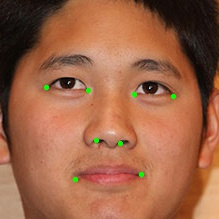
#> input picture sample.jpg, 219 x 219 px, given in place of the camera
$ python Face_Recognizer_Register.py
#> lines starting #> are read from the running program, lines starting #| are printed output that depends on the picture; after the words box and inside, x2 and y2 are one past the last pixel; in counts of white or black regions, pixels touching at a corner belong together; long printed decimals are rounded
import cv2
import numpy as np
import csv

#face Cascade
cascade_path="cascades\haarcascade_frontalface_alt.xml"
cascade=cv2.CascadeClassifier(cascade_path)
#eye cascade
cascade_path_eye="cascades\haarcascade_eye.xml"
cascade_eye=cv2.CascadeClassifier(cascade_path_eye)
#nose cascade
cascade_path_nose="cascades\haarcascade_mcs_nose.xml"
cascade_nose=cv2.CascadeClassifier(cascade_path_nose)
#mouth cascade
cascade_path_mouth="cascades\haarcascade_mcs_mouth.xml"
cascade_mouth=cv2.CascadeClassifier(cascade_path_mouth)

Green=(0,255,0)
Black=0
White=255

#take a picutre by Web Camera
cap=cv2.VideoCapture(0)
while(1):
    ret,image=cap.read()
#> image is the input picture: shape (219, 219, 3); mean B, G, R 71, 99.8, 157.3
    cv2.imshow("Camera Test",image)
    cv2.waitKey(0)
    cv2.destroyAllWindows()
    break

#trim the face part from the picture
gray=cv2.cvtColor(image,cv2.COLOR_BGR2GRAY)
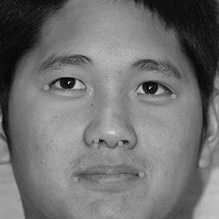
#> gray: shape (219, 219); min 2, max 219, mean 113.7
facerect=cascade.detectMultiScale(gray,1.3,5)
#> facerect = [[16, 12, 188, 188]]
if len(facerect)>0:
    for (x,y,w,h) in facerect:
        face_part=image[y:y+h,x:x+w]
        face_part_gray=gray[y:y+h,x:x+w]
        cv2.imwrite("Face_part.jpg",face_part_gray)
        cv2.imshow("Face_part.jpg",face_part_gray)
        cv2.waitKey(0)
        cv2.destroyAllWindows()
#> this loop made 1 pass
#> pass 1, `face_part_gray=gray[y:y+h,x:x+w]`:
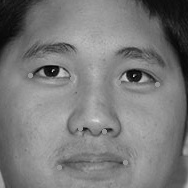
#> face_part_gray: shape (188, 188); min 2, max 219, mean 122.2

else:
    print("Couldn't find any face. Try one more time!")
    exit()

#to make a picture high contrast（sigmoid function）
#for keeping the calculation faster, constract sigmoid only with universal function
def sigmoid(image,a):
    shape=image.shape
    ones=np.ones(shape)
    mid=np.mean([np.min(image),np.max(image)])
    img_sigmoid=1+np.exp(-a*(image-mid))
    img_sigmoid=np.divide(ones,img_sigmoid)*255
    img_sigmoid=np.rint(img_sigmoid)
    img_contrast=img_sigmoid.astype(np.uint8)
    return img_contrast

#sigmoid for nose
def sigmoid_nose(image,a):
    shape=image.shape
    ones=np.ones(shape)
    min=np.min(image)
    img_sigmoid=1+np.exp(-a*(image-1.4*min))
    img_sigmoid=np.divide(ones,img_sigmoid)*255
    img_sigmoid=np.rint(img_sigmoid)
    img_contrast=img_sigmoid.astype(np.uint8)
    return img_contrast

#Canny edge
def Canny(image,a,b):
    image_edge=cv2.Canny(image,threshold1=a,threshold2=b)
    return image_edge

#function which find a far right/left black/white point in a picture
#put Black or White into "color"
def right_corner(part,color):
    index=np.where(part==color)
    Y=np.array(index[0])
    X=np.array(index[1])
    Z=np.vstack((X,Y))
    order=Z[0,:].argsort()
    order=np.take(Z,order,1)
    corner_right=np.array([order[0,0],order[1,0]])
    return corner_right

def left_corner(part,color):
    index=np.where(part==color)
    Y=np.array(index[0])
    X=np.array(index[1])
    Z=np.vstack((X,Y))
    order=Z[0,:].argsort()
    order=np.take(Z,order,1)
    corner_left=np.array([order[0,-1],order[1,-1]])
    return corner_left


#find eye parts
#left/right_eye_lower is for omitting eyebrows
eye=cascade_eye.detectMultiScale(face_part_gray,1.3,5)
#> eye = [[23, 44, 54, 54], [110, 52, 50, 50]]
if len(eye)>0:
    if eye[0,0]>eye[1,0]:
        left_eye=np.array([eye[0]])
        for (x,y,w,h) in left_eye:
            left_eye_gray=face_part_gray[y:y+h,x:x+w]
            Y=y+int(h/2)
            left_eye_lower=face_part_gray[Y:y+h,x:x+w]
            left_eye_area=np.array([x,Y])

        right_eye=np.array([eye[1]])
        for (x,y,w,h) in right_eye:
            right_eye_gray=face_part_gray[y:y+h,x:x+w]
            Y=y+int(h/2)
            right_eye_lower=face_part_gray[Y:y+h,x:x+w]
            right_eye_area=np.array([x,Y])

    else:
        left_eye=np.array([eye[1]])
#> left_eye = [[110, 52, 50, 50]]
        for (x,y,w,h) in left_eye:
            left_eye_gray=face_part_gray[y:y+h,x:x+w]
            Y=y+int(h/2)
            left_eye_lower=face_part_gray[Y:y+h,x:x+w]
            left_eye_area=np.array([x,Y])
#> this loop made 1 pass
#> (x, y, w, h, Y, left_eye_area) on pass 1: (110, 52, 50, 50, 77, [110, 77])

        right_eye=np.array([eye[0]])
#> right_eye = [[23, 44, 54, 54]]
        for (x,y,w,h) in right_eye:
            right_eye_gray=face_part_gray[y:y+h,x:x+w]
            Y=y+int(h/2)
            right_eye_lower=face_part_gray[Y:y+h,x:x+w]
            right_eye_area=np.array([x,Y])
#> this loop made 1 pass
#> (x, y, w, h, Y, right_eye_area) on pass 1: (23, 44, 54, 54, 71, [23, 71])

else:
    print("Couldn't find any eye. Please try one more time!")
    exit()

#High contrast
left_lower_contrast=sigmoid(left_eye_lower,10)
#> in sigmoid, `mid=np.mean([np.min(image),np.max(image)])`: mid = 109.5
#> in sigmoid, `img_sigmoid=np.divide(ones,img_sigmoid)*255`: ones: shape (25, 50) float64; every value is 1
right_lower_contrast=sigmoid(right_eye_lower,10)
#> in sigmoid (call 2), `img_sigmoid=np.divide(ones,img_sigmoid)*255`: ones: shape (27, 54) float64; every value is 1
#make edge by Canny
left_eye_canny=Canny(left_lower_contrast,30,70)
#> in Canny, `image_edge=cv2.Canny(image,threshold1=a,threshold2=b)`: image_edge: shape (25, 50); 6.5% white in thin lines or dots, all inside (x1, y1, x2, y2) = (8, 0, 50, 8)
right_eye_canny=Canny(right_lower_contrast,30,70)
#> call 2 of Canny, with a = 30, b = 70
#> in Canny (call 2), `image_edge=cv2.Canny(image,threshold1=a,threshold2=b)`:
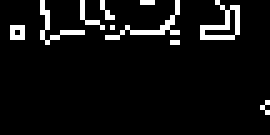
#> image_edge: shape (27, 54) (shown 5 times larger); 6.5% white in thin lines or dots, all inside (x1, y1, x2, y2) = (2, 0, 54, 23)

cv2.imshow("1.jpg",right_eye_gray)
cv2.imshow("2.jpg",left_eye_gray)
cv2.waitKey(0)
cv2.destroyAllWindows()
cv2.imshow("3.jpg",right_lower_contrast)
cv2.imshow("4.jpg",left_lower_contrast)
cv2.waitKey(0)
cv2.destroyAllWindows()
cv2.imshow("5.jpg",right_eye_canny)
cv2.imshow("6.jpg",left_eye_canny)
cv2.waitKey(0)
cv2.destroyAllWindows()

#empty datas
data={}
list=[]
abscissa_eye=[]
abscissa_nose=[]

#right corner point of right eye
right_eye_right=right_corner(right_eye_canny,White)
#> in right_corner, `index=np.where(part==color)`: index = 95 positions, rows 0 to 22, columns 2 to 53
#> in right_corner, `Y=np.array(index[0])`: Y = 95 values from 0 to 22
#> in right_corner, `X=np.array(index[1])`: X = 95 values, max 53 at index 92, min 2 at index 37, mean 27.18
#> in right_corner, `order=Z[0,:].argsort()`: order = 95 values, max 94 at index 94, min 0 at index 9, mean 47
#> in right_corner, `corner_right=np.array([order[0,0],order[1,0]])`: corner_right = [2, 6]
#> right_eye_right = [2, 6]
right_eye_rc=right_eye_area+right_eye_right
#> right_eye_rc = [25, 77]
abscissa_eye.append(right_eye_rc[1])
data["right_eye_rc"]=right_eye_rc
point_right_eye_rc=(right_eye_rc[0],right_eye_rc[1])
#> point_right_eye_rc = (25, 77)
list.append(point_right_eye_rc)

#left corner point of right eye
right_eye_left=left_corner(right_eye_canny,White)
#> in left_corner, `index=np.where(part==color)`: index = 95 positions, rows 0 to 22, columns 2 to 53
#> in left_corner, `Y=np.array(index[0])`: Y = 95 values from 0 to 22
#> in left_corner, `corner_left=np.array([order[0,-1],order[1,-1]])`: corner_left = [53, 22]
#> right_eye_left = [53, 22]
right_eye_lc=right_eye_area+right_eye_left
#> right_eye_lc = [76, 93]
abscissa_eye.append(right_eye_lc[1])
data["right_eye_lc"]=right_eye_lc
point_right_eye_lc=(right_eye_lc[0],right_eye_lc[1])
#> point_right_eye_lc = (76, 93)
list.append(point_right_eye_lc)

#right corner point of left eye
left_eye_right=right_corner(left_eye_canny,White)
#> left_eye_right = [8, 0]
left_eye_rc=left_eye_area+left_eye_right
#> left_eye_rc = [118, 77]
abscissa_eye.append(left_eye_rc[1])
data["left_eye_rc"]=left_eye_rc
point_left_eye_rc=(left_eye_rc[0],left_eye_rc[1])
#> point_left_eye_rc = (118, 77)
list.append(point_left_eye_rc)

#left corner point of left eye
left_eye_left=left_corner(left_eye_canny,White)
#> left_eye_left = [49, 2]
left_eye_lc=left_eye_area+left_eye_left
#> left_eye_lc = [159, 79]
abscissa_eye.append(left_eye_lc[1])
data["left_eye_lc"]=left_eye_lc
point_left_eye_lc=(left_eye_lc[0],left_eye_lc[1])
#> point_left_eye_lc = (159, 79)
list.append(point_left_eye_lc)


#find a nose below the eyes
abscissa_eye=int(np.mean(abscissa_eye))
#> abscissa_eye = 81
nose_area_gray=face_part_gray[abscissa_eye:,:]
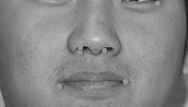
#> nose_area_gray: shape (107, 188); min 16, max 219, mean 134.4
nose_area=np.array([0,abscissa_eye])
#> nose_area = [0, 81]

#find nose part
nose_rect=cascade_nose.detectMultiScale(nose_area_gray,1.3,5)
#> nose_rect = [[68, 20, 52, 44]]
if len(nose_rect)>0:
    for (x,y,w,h) in nose_rect:
        nose_gray=nose_area_gray[y:y+h,x:x+w]
        nose_rect=np.array([nose_rect[0,0],nose_rect[0,1]])
#> this loop made 1 pass

else:
    print("Couldn't find any nose. Pease try one more time!")
    exit()

#High contrast, Canny
nose_contrast=sigmoid_nose(nose_gray,10)
#> in sigmoid_nose, `min=np.min(image)`: min = 16
#> in sigmoid_nose, `img_sigmoid=np.divide(ones,img_sigmoid)*255`: ones: shape (44, 52) float64; every value is 1
nose_canny=Canny(nose_contrast,30,70)
#> in Canny (call 3), `image_edge=cv2.Canny(image,threshold1=a,threshold2=b)`: image_edge: shape (44, 52); 0.22% white in thin lines or dots, all inside (x1, y1, x2, y2) = (16, 26, 19, 29)

cv2.imshow("7.jpg",nose_gray)
cv2.imshow("8.jpg",nose_contrast)
cv2.waitKey(0)
cv2.destroyAllWindows()
cv2.imshow("9.jpg",nose_canny)
cv2.waitKey(0)
cv2.destroyAllWindows()

#right nostril
nose_rc=right_corner(nose_canny,White)
#> nose_rc = [16, 27]
nose_right=nose_area+nose_rect+nose_rc
#> nose_right = [84, 128]
abscissa_nose.append(nose_right[1])
data["nose_right"]=nose_right
point_nose_right=(nose_right[0],nose_right[1])
#> point_nose_right = (84, 128)
list.append(point_nose_right)

#left nostril
nose_lc=left_corner(nose_canny,White)
#> nose_lc = [18, 28]
nose_left=nose_area+nose_rect+nose_lc
#> nose_left = [86, 129]
data["nose_left"]=nose_left
abscissa_nose.append(nose_left[1])
point_nose_left=(nose_left[0],nose_left[1])
#> point_nose_left = (86, 129)
list.append(point_nose_left)

#find a mouth under a nose
abscissa_nose=int(np.mean(abscissa_nose))
#> abscissa_nose = 128
mouth_area_gray=face_part_gray[abscissa_nose:,:]
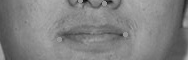
#> mouth_area_gray: shape (60, 188); min 16, max 178, mean 129
mouth_area=np.array([0,abscissa_nose])
#> mouth_area = [0, 128]

#find mouth
mouth_rect=cascade_mouth.detectMultiScale(mouth_area_gray,1.3,5)
#> mouth_rect = [[62, 22, 59, 35]]
if len(mouth_rect)>0:
    for (x,y,w,h) in mouth_rect:
        mouth_gray=mouth_area_gray[y:y+h,x:x+w]
        mouth_rect=np.array([mouth_rect[0,0],mouth_rect[0,1]])
#> this loop made 1 pass
#> pass 1, `mouth_gray=mouth_area_gray[y:y+h,x:x+w]`:
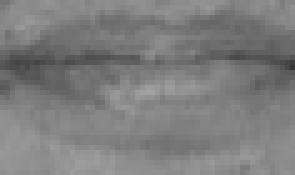
#> mouth_gray: shape (35, 59) (shown 5 times larger); min 55, max 162, mean 125.5

else:
    print("Couldn't find any nose. Please try one more time!")

#High contrast, Canny
mouth_canny=Canny(mouth_gray,100,200)
#> call 4 of Canny, with a = 100, b = 200
#> in Canny (call 4), `image_edge=cv2.Canny(image,threshold1=a,threshold2=b)`:
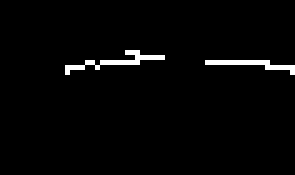
#> image_edge: shape (35, 59) (shown 5 times larger); 2.2% white in thin lines or dots, all inside (x1, y1, x2, y2) = (13, 10, 59, 15)

cv2.imshow("10.jpg",mouth_gray)
cv2.imshow("11.jpg",mouth_canny)
cv2.waitKey(0)
cv2.destroyAllWindows()

#right corner of mouth
mouth_rc=right_corner(mouth_canny,White)
#> mouth_rc = [13, 13]
mouth_right=mouth_area+mouth_rect+mouth_rc
#> mouth_right = [75, 163]
data["mouth_right"]=mouth_right
point_mouth_right=(mouth_right[0],mouth_right[1])
#> point_mouth_right = (75, 163)
list.append(point_mouth_right)

#left corner of mouth
mouth_lc=left_corner(mouth_canny,White)
#> mouth_lc = [58, 14]
mouth_left=mouth_area+mouth_rect+mouth_lc
#> mouth_left = [120, 164]
data["mouth_left"]=mouth_left
point_mouth_left=(mouth_left[0],mouth_left[1])
#> point_mouth_left = (120, 164)
list.append(point_mouth_left)


#plot all points
for i in list:
        cv2.circle(face_part,i,1,Green,2)
#> this loop made 8 passes

cv2.imshow("face_pointed",face_part)
cv2.waitKey(0)
cv2.destroyAllWindows()


#base point. center of eye corners
center_point=(left_eye_lc+right_eye_rc)/2
#> center_point = [92, 78]
#base distance
D=left_eye_lc-right_eye_rc
#> D = [134, 2]
D=D[0]**2+D[1]**2
#> D = 17960
base_distance=np.absolute(np.sqrt(D))
#> base_distance = 134

#function for calculation the distance between base point and each point
def distance(point):
    d=point-center_point
    d=d[0]**2+d[1]**2
    D=np.absolute(np.sqrt(d))
    return D

#put distances into dictionary
for i in data.keys():
    data[i]=distance(data[i])/base_distance
#> this loop made 8 passes
#> (i, d in distance, D in distance) on passes 1 to 8: ('right_eye_rc', 4490, 67.01), ('right_eye_lc', 481, 21.93), ('left_eye_rc', 677, 26.02), ('left_eye_lc', 4490, 67.01), ('nose_right', 2564, 50.64), ('nose_left', 2637, 51.35), ('mouth_right', 7514, 86.68), ('mouth_left', 8180, 90.44)
#> after the loop, data = {'right_eye_rc': 0.5, 'right_eye_lc': 0.164, 'left_eye_rc': 0.194, 'left_eye_lc': 0.5, 'nose_right': 0.378, 'nose_left': 0.383, 'mouth_right': 0.647, 'mouth_left': 0.675}

print(data)
#| {'right_eye_rc': 0.5, 'right_eye_lc': 0.1637, 'left_eye_rc': 0.1942, 'left_eye_lc': 0.5, 'nose_right': 0.3778, 'nose_left': 0.3832, 'mouth_right': 0.6468, 'mouth_left': 0.6749}

#save the dictionary as a csv file
file_name=input("Type your name to register. Please save as csv file...")
#> the answer given: out.png
while file_name[-4:]!=".csv":
#> (the run stopped early here; a loop or call above may not have finished)
